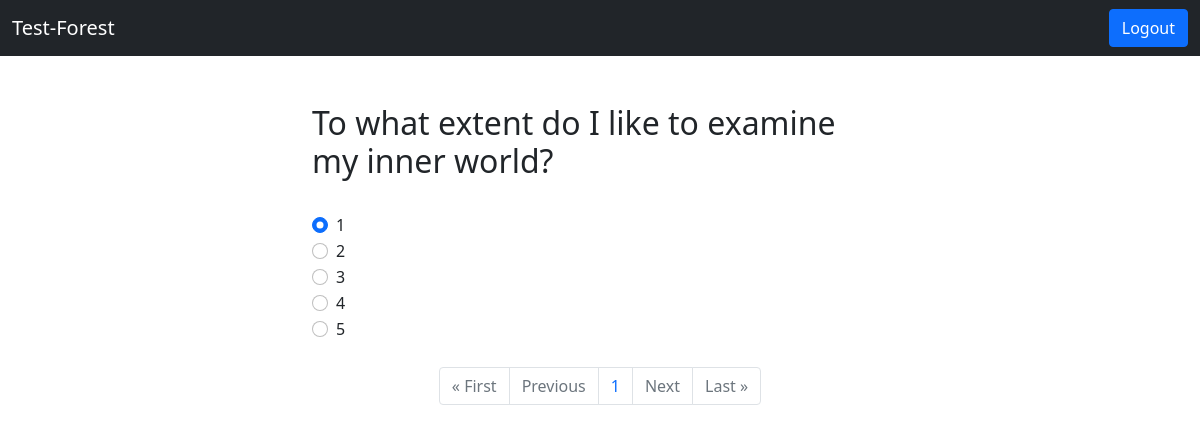
The page /?page=2 (signed in) on the database as committed earlier.
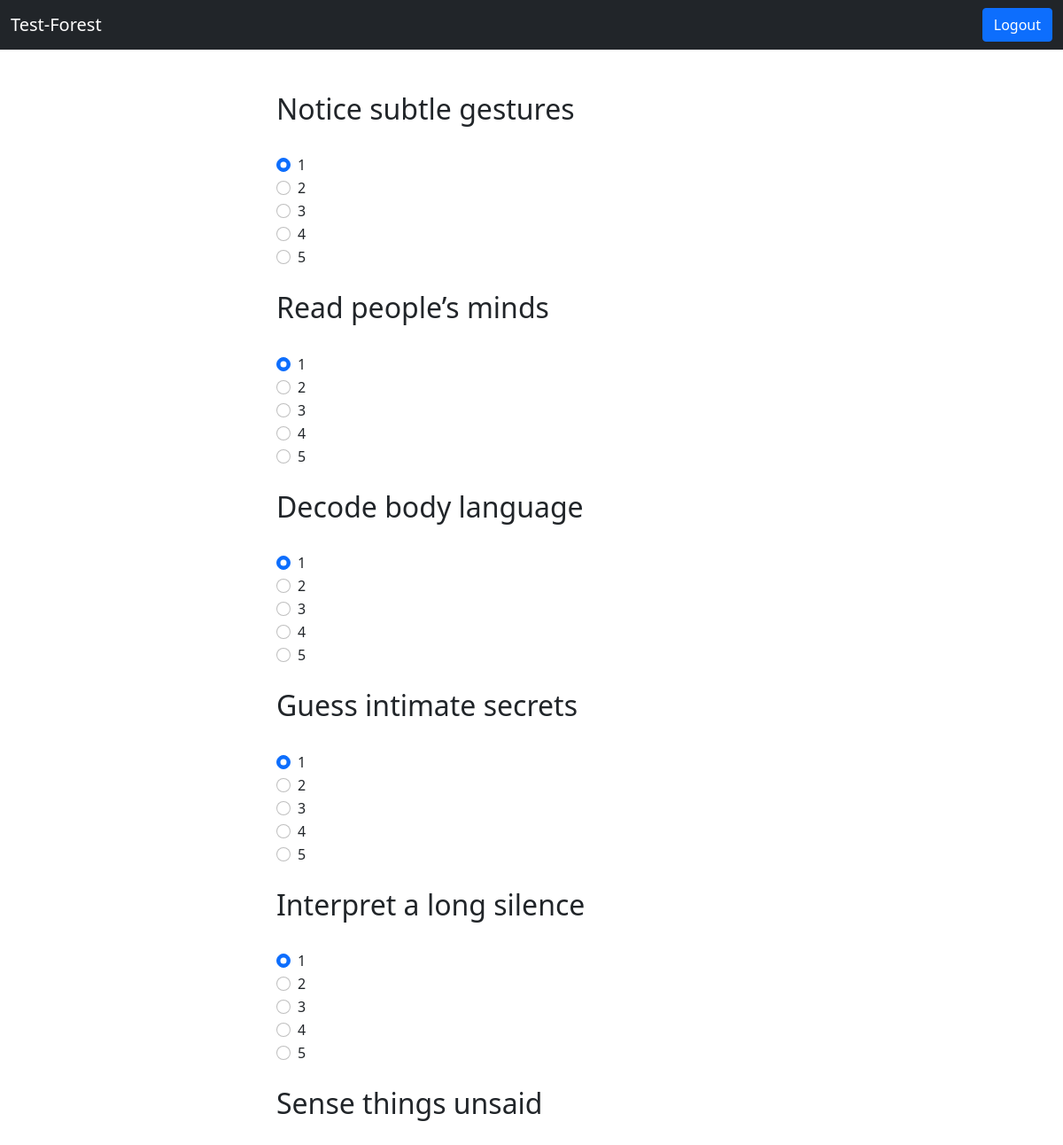
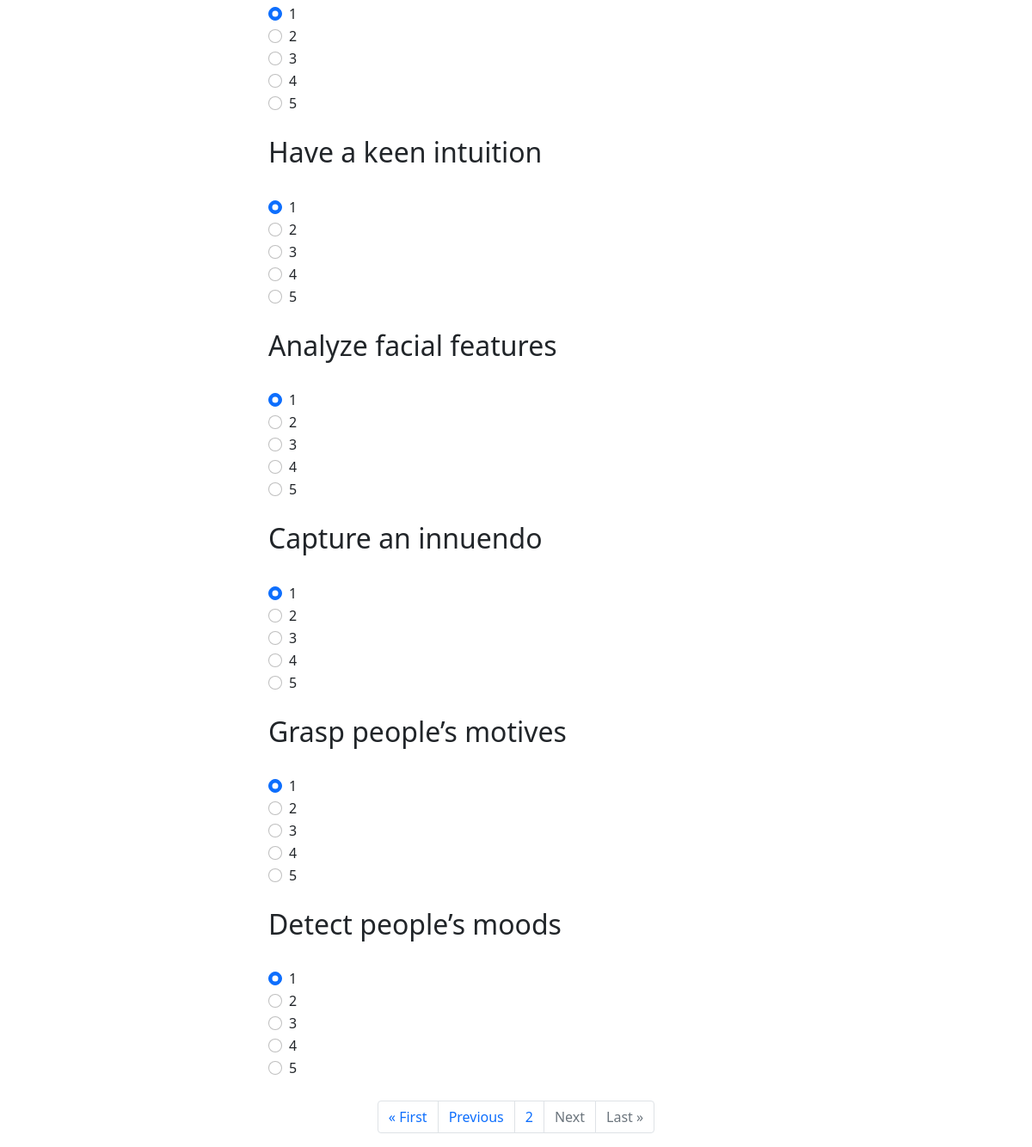
The same page on the database as committed later (2 pictures, top to bottom).
### core/models.py (models this page shows, shortened)
class Question(models.Model):
    question = models.CharField(max_length=150, null=True)
    subscale = models.CharField(
        choices=CATEGORY_CHOICES, max_length=1, null=True)

### core/views.py (the view)
# urls.py: path('', index, name='index'),
@login_required
def index(request):
    questions = Question.objects.all()
    paginator = Paginator(questions, 11)
    page_number = request.GET.get('page')
    page_obj = paginator.get_page(page_number)
    return render(request, "question.html", {'page_obj': page_obj})

### templates/question.html (shortened to what this page needs)
{% extends "account/base.html" %}
{% block content %}
<div class="container mt-5 col-lg-6" style="margin-top: 100px;">
    {% for question in page_obj %}
    <h2>{{ question.question }}</h2>
    <br>
    <form method="POST">
        <div class="form-check ml-3">
            <input class="form-check-input" type="radio" name="flexRadioDefault" id="flexRadioDefault1" value="1" checked>
            <label class="form-check-label" for="flexRadioDefault1">
              1
            </label>
        </div>
        <div class="form-check">
            <input class="form-check-input" type="radio" name="flexRadioDefault" id="flexRadioDefault2" value="2">
            <label class="form-check-label" for="flexRadioDefault2">
              2
            </label>
        </div>
        <div class="form-check">
            <input class="form-check-input" type="radio" name="flexRadioDefault" id="flexRadioDefault1" value="3">
            <label class="form-check-label" for="flexRadioDefault1">
              3
            </label>
        </div>
        <div class="form-check">
            <input class="form-check-input" type="radio" name="flexRadioDefault" id="flexRadioDefault2" value="4">
            <label class="form-check-label" for="flexRadioDefault2">
              4
            </label>
        </div>
        <div class="form-check">
            <input class="form-check-input" type="radio" name="flexRadioDefault" id="flexRadioDefault1" value="5">
            <label class="form-check-label" for="flexRadioDefault1">
              5
            </label>
        </div>
        <br>
    </form>
    {% endfor %}
</div>
{% endblock %}

### templates/account/base.html (shortened to what this page needs)
<!DOCTYPE html>
<html lang="en">
<head>
    <link href="https://cdn.jsdelivr.net/npm/bootstrap@5.0.0-beta1/dist/css/bootstrap.min.css" rel="stylesheet">
</head>
<body>
    <nav class="navbar navbar-expand-lg navbar-dark bg-dark">
        <div class="container-fluid">
          <a class="navbar-brand" href="{%url 'core:index' %}">Test-Forest</a>
          {% if request.user.is_authenticated%}
          <a href="accounts/logout"><button class="btn btn-primary logout">Logout</button></a>
          {% endif %}
          </div>
      </nav>
    {% block content  %}
    {% endblock content %}
    <div class="col-md-12">
        <nav aria-label="Page navigation example">
        <ul class="pagination justify-content-center">
          {% if page_obj.has_previous %}
          <li class="page-item"><a href="?page=1" class="page-link">&laquo; First</a></li>
          <li class="page-item"><a href="?page={{ page_obj.previous_page_number }}" class="page-link">Previous</a></li>
          {% else %}
          <li class="page-item disabled"><a class="page-link">&laquo; First</a></li>
          <li class="page-item disabled"><a class="page-link">Previous</a></li>
          {% endif %}
          {% if page_obj.number %}
          <li class="page-item"><a class="page-link">{{ page_obj.number }}</a></li>
          {% else %}
          <li class="page-item"><a class="page-link">0</a></li>
          {% endif %}
          {% if page_obj.has_next %}
          <li class="page-item"><a href="?page={{ page_obj.next_page_number }}" class="page-link">Next</a></li>
          <li class="page-item"><a href="?page={{ page_obj.paginator.num_pages }}" class="page-link">Last &raquo;</a></li>
          {% else %}
          <li class="page-item disabled"><a class="page-link">Next</a></li>
          <li class="page-item disabled"><a class="page-link">Last &raquo;</a></li>
          {% endif %}
        </ul>
        </nav>
      </div>
</body>
</html>

Rows that differ between the two databases and show on the page:
removed Question: question "To what extent do I like to examine my inner world?"
added Question: question "Notice subtle gestures"
added Question: question "Read people’s minds"
added Question: question "Decode body language"
added Question: question "Guess intimate secrets"
added Question: question "Interpret a long silence"
added Question: question "Sense things unsaid"
added Question: question "Have a keen intuition"
added Question: question "Analyze facial features"
added Question: question "Capture an innuendo"
added Question: question "Grasp people’s motives"
added Question: question "Detect people’s moods"
Other text that changed with them:
{{ page_obj.number }}: "1" → "2"
